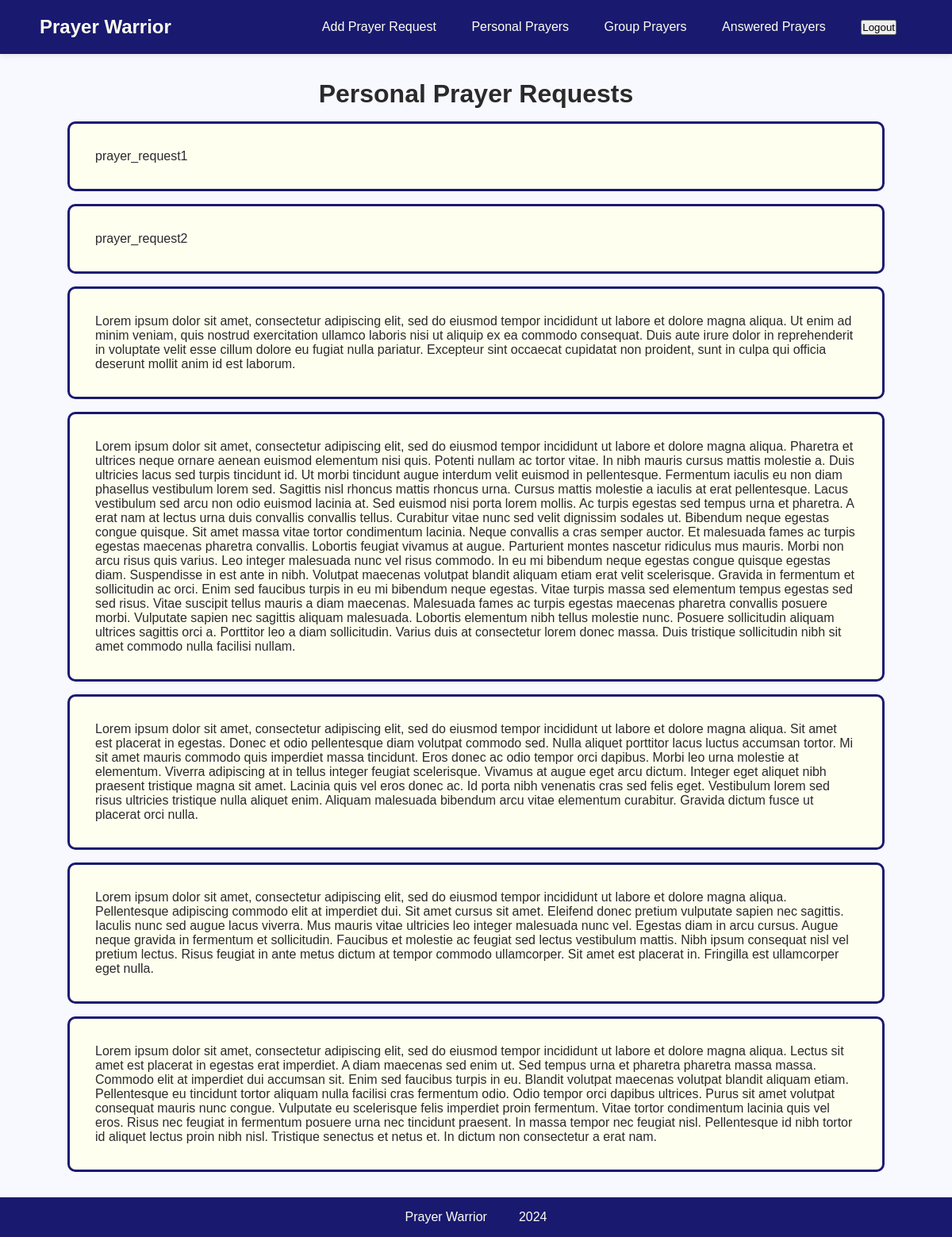
Screenshot of /app/personal-prayer/ (signed in) with the database file from the repository.
### app/models.py (models this page shows, shortened)
class PrayerRequest(models.Model):
    datetime = models.DateTimeField(auto_now_add=True)
    user = models.ForeignKey(User, on_delete=models.CASCADE)
    content = models.TextField()
    answered = models.BooleanField(default=False)

### app/views.py (the view)
# urls.py: path("personal-prayer/", views.PersonalPrayerView.as_view(), name="personal-prayer"),
class PersonalPrayerView(LoginRequiredMixin, generic.ListView):
    model = PrayerRequest
    login_url = reverse_lazy("login")
    template_name = "app/personal-prayer.html"
    def get_context_data(self, **kwargs):
        context = super().get_context_data(**kwargs)
        context["prayer_request_list"] = self.model.objects.filter(user=self.request.user)
        return context

### app/templates/app/personal-prayer.html
{% extends "app/navbar.html" %}
{% load static %}
{% block page-style %} <link rel="stylesheet" href="{% static 'app/personal-prayer.css' %}"> {% endblock %}
{% block content %}
<h1>Personal Prayer Requests</h1>
{% if prayer_request_list %}
    <ul class="flex-container">
    {% for prayer_request in prayer_request_list %}
        <li class="prayer-request">{{ prayer_request.content }}</li>
    {% endfor %}
    </ul>
{% else %}
    <p>No items</p>
{% endif %}
{% endblock %}

### app/static/app/base.css (style rules this page uses)
:root { --primary-color: rgb(25, 25, 112); --secondary-color: rgb(255, 255, 240); --accent-color: rgb(220, 20, 60); --background-color: rgb(248, 248, 255); --text-color: rgb(42, 42, 42); }
body { height: 100vh; background-color: var(--background-color); color: var(--text-color); }

### app/static/app/navbar.css (style rules this page uses)
* { margin: 0; padding: 0; font-family: Arial, Helvetica, sans-serif; }

### app/static/app/personal-prayer.css (style rules this page uses)
h1 { text-align: center; }
.flex-container { display: flex; flex-direction: column; align-items: center; }
.prayer-request { list-style-type: none; border: 3px solid var(--primary-color); border-radius: 10px; padding: 2rem; width: 80vw; margin-top: 1rem; background-color: var(--secondary-color); }

### rows the page displays
PrayerRequest: content "prayer_request1"
PrayerRequest: content "prayer_request2"
PrayerRequest: content "Lorem ipsum dolor sit amet, consectetur adipiscing elit, sed do eiusmod tempor incididunt ut labore et dolore magna aliqua. Ut enim ad minim veniam, quis nostrud exercitation ullamco laboris nisi ut aliquip ex ea commodo consequat. Duis aute irure dolor in reprehenderit in voluptate velit esse cillum dolore eu fugiat nulla pariatur. Excepteur sint occaecat cupidatat non proident, sunt in culpa qui officia deserunt mollit anim id est laborum."
PrayerRequest: content "Lorem ipsum dolor sit amet, consectetur adipiscing elit, sed do eiusmod tempor incididunt ut labore et dolore magna aliqua. Pharetra et ultrices neque ornare aenean euismod elementum nisi quis. Potenti nullam ac tortor vitae. In nibh mauris cursus mattis molestie a. Duis ultricies lacus sed turpis tincidunt id. Ut morbi tincidunt augue interdum velit euismod in pellentesque. Fermentum iaculis eu non diam phasellus vestibulum lorem sed. Sagittis nisl rhoncus mattis rhoncus urna. Cursus mattis molestie a iaculis at erat pellentesque. Lacus vestibulum sed arcu non odio euismod lacinia at. Sed euismod nisi porta lorem mollis. Ac turpis egestas sed tempus urna et pharetra. A erat nam at lectus…"
PrayerRequest: content "Lorem ipsum dolor sit amet, consectetur adipiscing elit, sed do eiusmod tempor incididunt ut labore et dolore magna aliqua. Sit amet est placerat in egestas. Donec et odio pellentesque diam volutpat commodo sed. Nulla aliquet porttitor lacus luctus accumsan tortor. Mi sit amet mauris commodo quis imperdiet massa tincidunt. Eros donec ac odio tempor orci dapibus. Morbi leo urna molestie at elementum. Viverra adipiscing at in tellus integer feugiat scelerisque. Vivamus at augue eget arcu dictum. Integer eget aliquet nibh praesent tristique magna sit amet. Lacinia quis vel eros donec ac. Id porta nibh venenatis cras sed felis eget. Vestibulum lorem sed risus ultricies tristique nulla aliquet…"
PrayerRequest: content "Lorem ipsum dolor sit amet, consectetur adipiscing elit, sed do eiusmod tempor incididunt ut labore et dolore magna aliqua. Pellentesque adipiscing commodo elit at imperdiet dui. Sit amet cursus sit amet. Eleifend donec pretium vulputate sapien nec sagittis. Iaculis nunc sed augue lacus viverra. Mus mauris vitae ultricies leo integer malesuada nunc vel. Egestas diam in arcu cursus. Augue neque gravida in fermentum et sollicitudin. Faucibus et molestie ac feugiat sed lectus vestibulum mattis. Nibh ipsum consequat nisl vel pretium lectus. Risus feugiat in ante metus dictum at tempor commodo ullamcorper. Sit amet est placerat in. Fringilla est ullamcorper eget nulla."
PrayerRequest: content "Lorem ipsum dolor sit amet, consectetur adipiscing elit, sed do eiusmod tempor incididunt ut labore et dolore magna aliqua. Lectus sit amet est placerat in egestas erat imperdiet. A diam maecenas sed enim ut. Sed tempus urna et pharetra pharetra massa massa. Commodo elit at imperdiet dui accumsan sit. Enim sed faucibus turpis in eu. Blandit volutpat maecenas volutpat blandit aliquam etiam. Pellentesque eu tincidunt tortor aliquam nulla facilisi cras fermentum odio. Odio tempor orci dapibus ultrices. Purus sit amet volutpat consequat mauris nunc congue. Vulputate eu scelerisque felis imperdiet proin fermentum. Vitae tortor condimentum lacinia quis vel eros. Risus nec feugiat in fermentum…"
